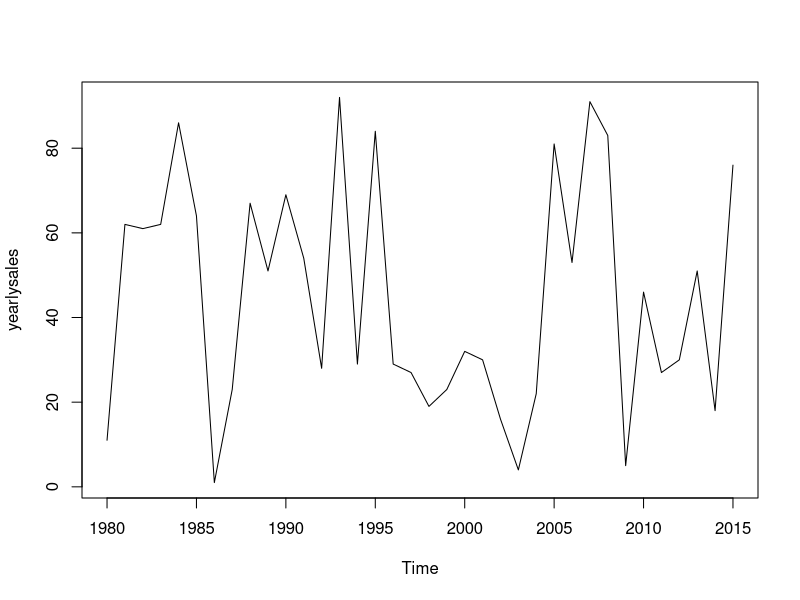
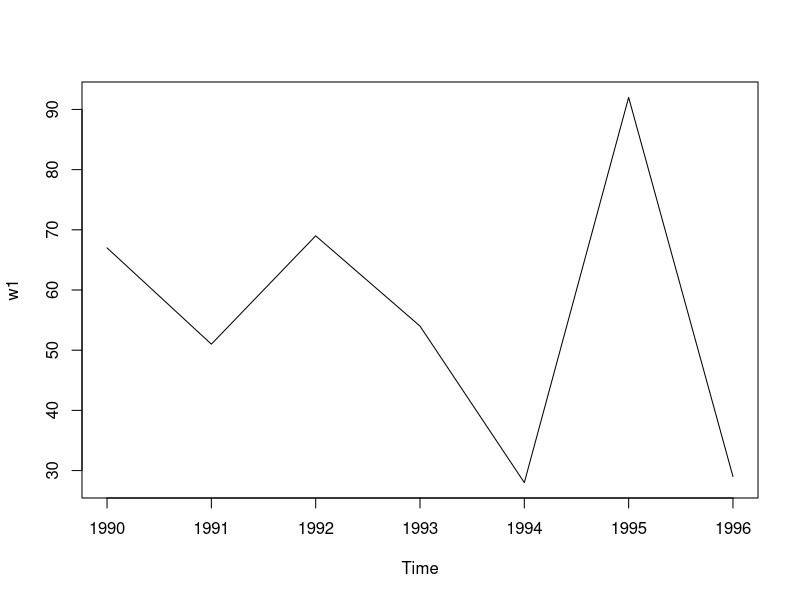
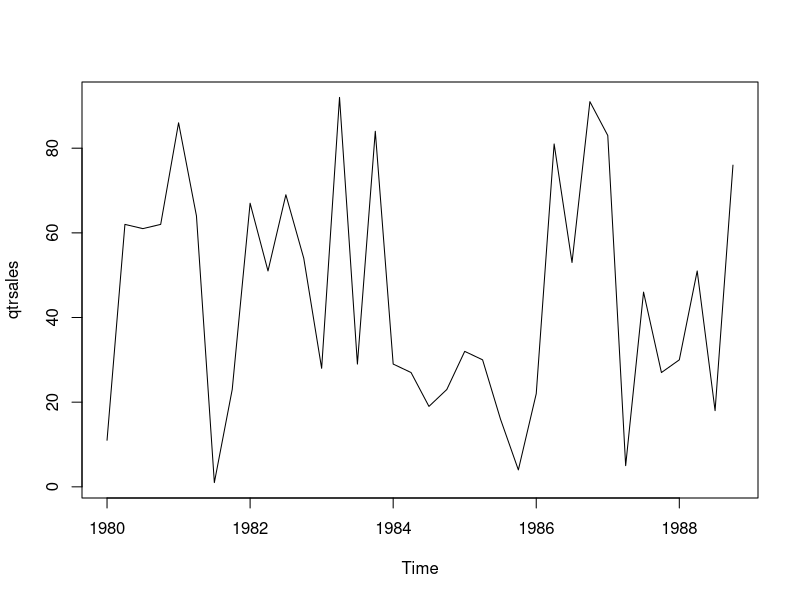

R code for these plots, in order:
# create a time series data

#first create a vector of numerical values
# 36 observations 
set.seed(1234)
#(sales = round(runif(3*12)*100,0))
(sales = round(runif(36,0,100)))
length(sales)

#This data can be daily, weekly, monthly, quartler, yearly data
#create yearly time series : start year 1980

#Yearly----
(ysales=ts(sales,frequency=1))
(yearlysales = ts(sales, start=c(1980), frequency=1))
(yearlysales1 = ts(sales, start=c(1980,3), frequency=1)) 
# 3rd yr from 1980
plot(yearlysales)

#find when sales was > 50 

yearlysales1[yearlysales1>50]
class(yearlysales1)
methods(class=ts)
yearlysales1
(w1=window(yearlysales1,start=1990,end=1996))
plot(w1)

#Quarterly -----
12/4  # freq=4
(qtrsales = ts(sales, start=c(1980), frequency=4))
plot(qtrsales)
#list data from Qtr3 1980 to  1985
window(qtrsales, start=c(1980, 3), end=c(1985, 2))


#Monthly -----
12/12  # freq=12 start month=Mar/ 1990
(monsales = ts(sales, start=c(1990,3), frequency=12))

#create data from Feb 2000 to Nov 2002
(monsales1 = ts(sales, start=c(2000,2), end=c(2002,11), frequency=12))
length(monsales1)

#see subset of sales data : May 2000 to Aug 2001
window(monsales1, start=c(2000, 5), end=c(2001, 8))

#daily series data
sales2=rnorm(365,mean=100,sd=10)
(dailysales = ts(sales2, start=c(2017,1),frequency=365))

#10 days
window(dailysales,start=c(2017,1),end=c(2017,10))
head(sales2)
